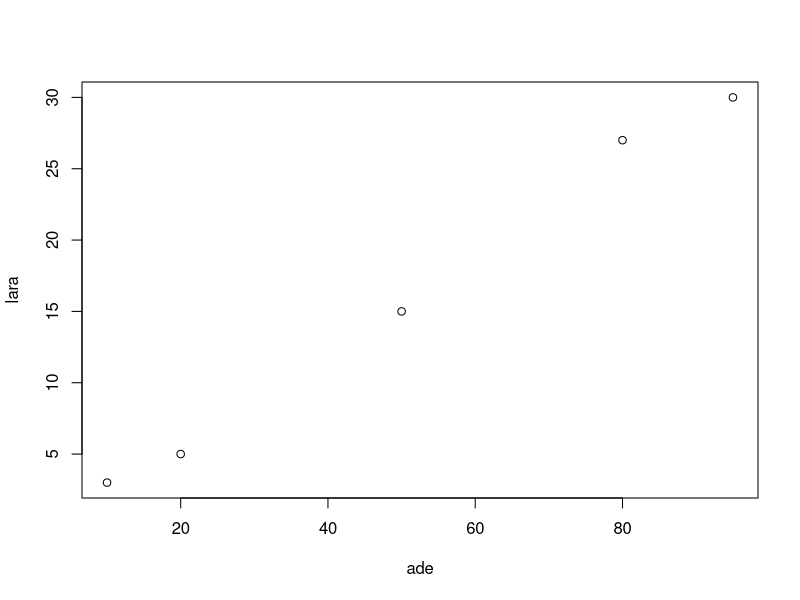
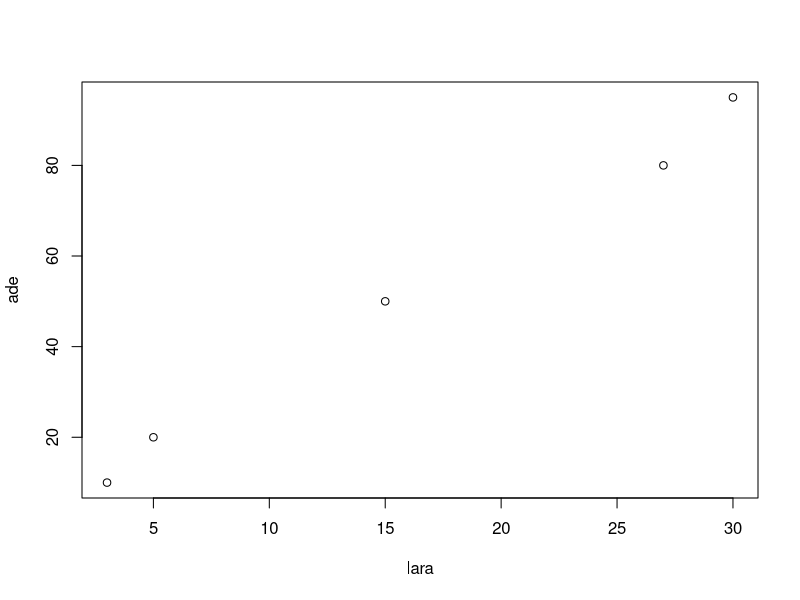
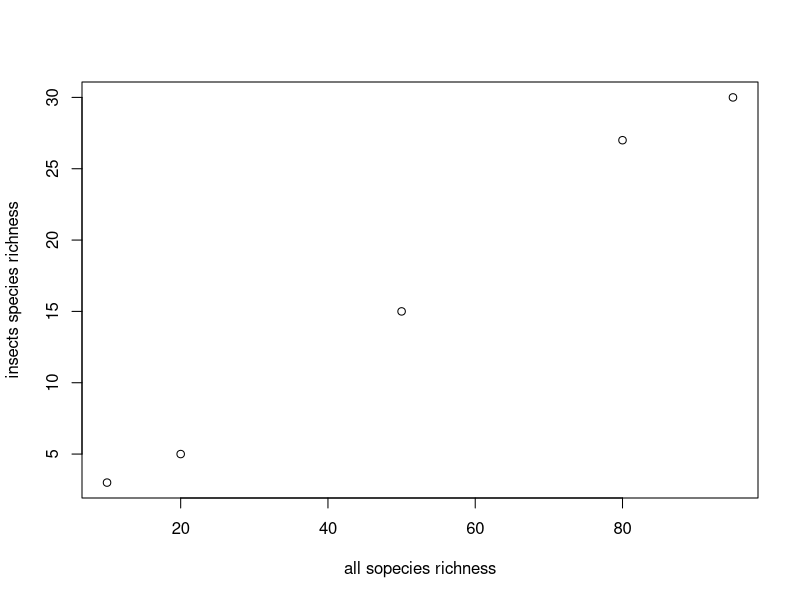
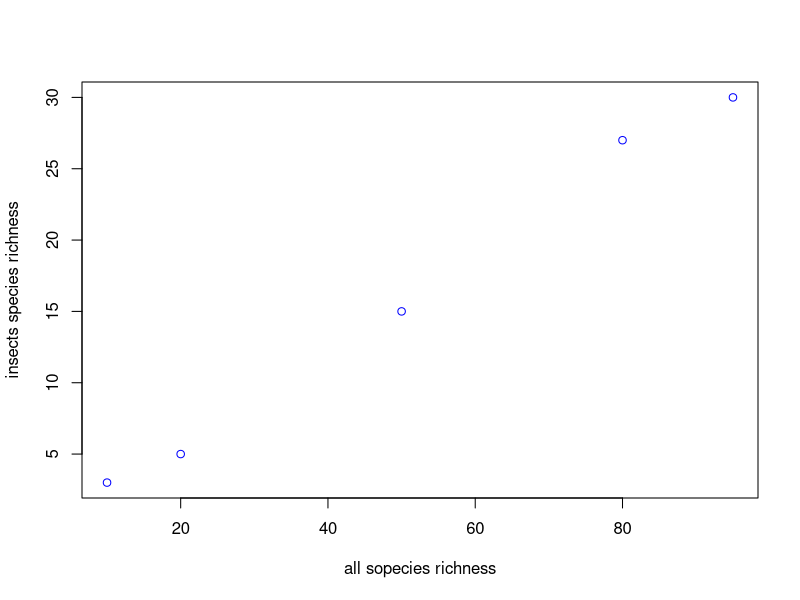
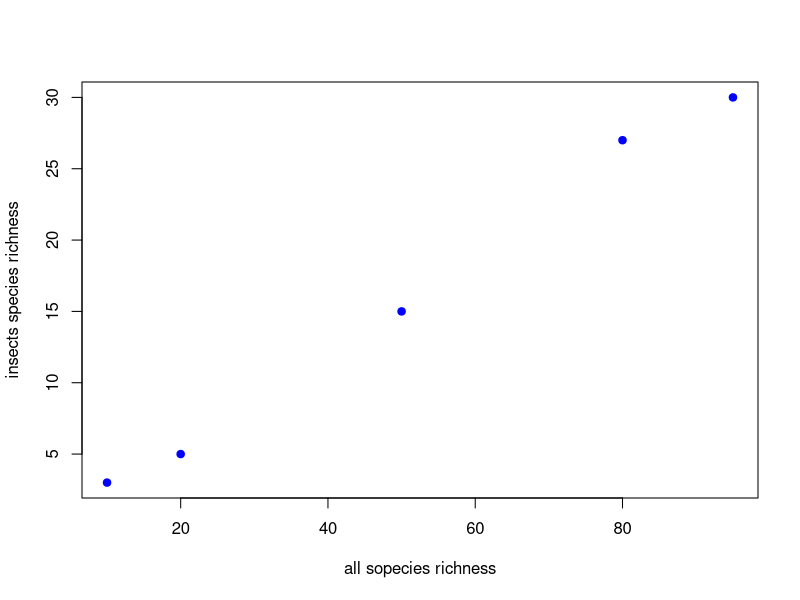
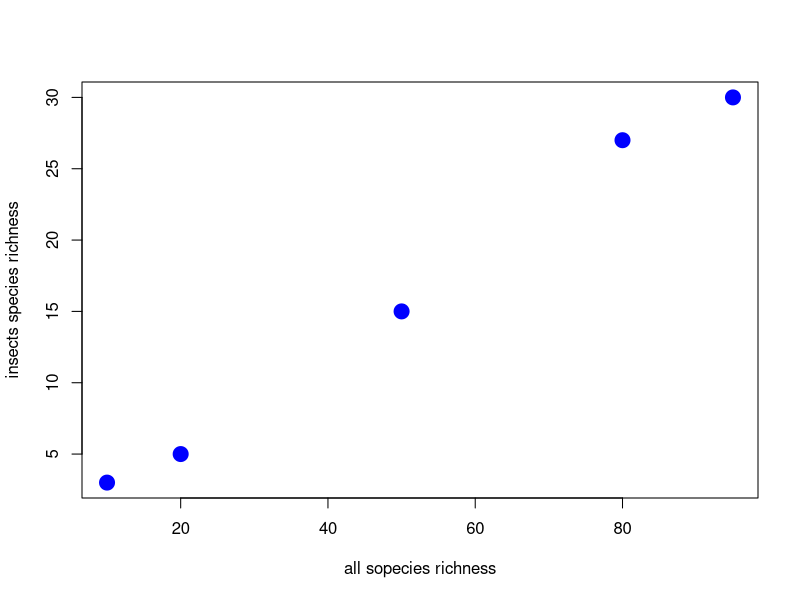
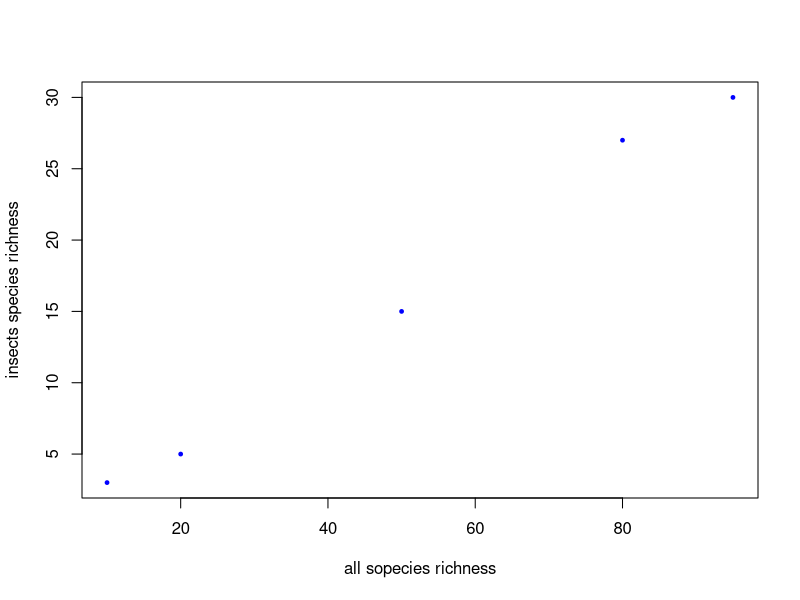

Here is the R script that generated these plots, in order:
2+3

# this is a comment, R will not read this but humans will
kat <- 2+3
kat

deanna <- 5+7
deanna

#instead of putting 2+3+5+7 i'll put kat + deanna
kat + deanna

#instead of (2+3)*(5+7)
kat * deanna
ade <- c(10,20,50,80,95) #these are the samples of Adelaide containing insects richness
lara <- c(3, 5, 15, 27, 30) #these are the species numbers of different taxa found by different scientists 
# is the number of insects species related to the number of species of different taxa?

plot(ade, lara)
plot(lara,ade)

#let's put different arguments
plot (ade,lara, xlab="all sopecies richness", ylab="insects species richness")

#let's put different colors
plot (ade,lara, xlab="all sopecies richness", ylab="insects species richness", col="blue")

#let's change the point type
plot (ade,lara, xlab="all sopecies richness", ylab="insects species richness", col="blue", pch=19)

#let's increase the dimension of the point
plot (ade,lara, xlab="all sopecies richness", ylab="insects species richness", col="blue", pch=19, cex=2)
#let's decrease the dimension of the point
plot (ade,lara, xlab="all sopecies richness", ylab="insects species richness", col="blue", pch=19, cex=.5)


